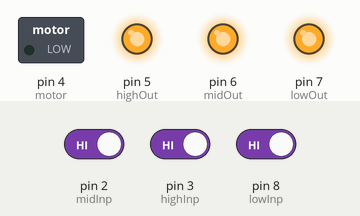
A sketch run on a simulated Arduino Uno, built with avr-gcc and run on an emulated ATmega328P. On the bench: switched loads named in the sketch (green lamp = pin HIGH), output pins drawn as LEDs (lit = HIGH). Inputs (shaded band) come from the test bench; at power-on: pin 8 (lowInp) HIGH, pin 3 (highInp) HIGH, pin 2 (midInp) HIGH. What the sketch prints to the serial monitor is not drawn.

Above: at 1.2 s.
1.3 s: pin 8 (lowInp) driven LOW
At 2.25 s:
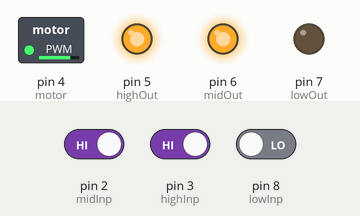
4.3 s: pin 3 (highInp) driven LOW
At 4.8 s:
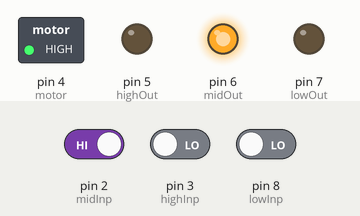
5.8 s: pin 2 (midInp) driven LOW
At 6.6 s:
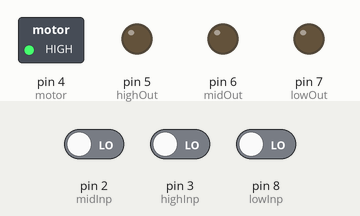
7.3 s: pin 8 (lowInp) driven HIGH
At 8.5 s:
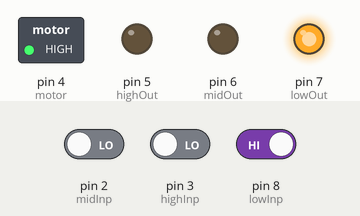
8.8 s: pin 2 (midInp) driven HIGH
At 9.9 s:
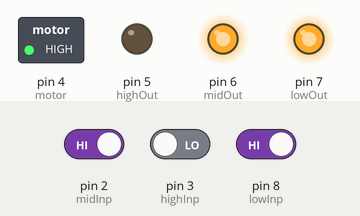
10.3 s: pin 2 (midInp) driven LOW and pin 3 (highInp) driven HIGH and pin 8 (lowInp) driven LOW
At 10.63 s:
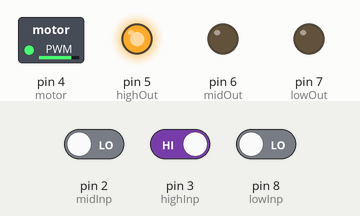
Timing chart, 0 to 14.3 s (numbered marks = the images above; inputs shaded):
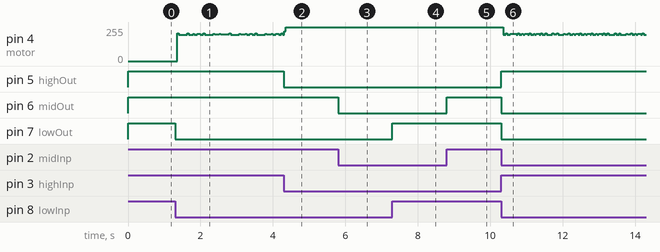

Measured:
- after the input at 1.3 s, pin 7 (lowOut): HIGH → LOW at once
- after the input at 4.3 s, pin 5 (highOut): HIGH → LOW at once
- after the input at 5.8 s, pin 6 (midOut): HIGH → LOW at once
- after the input at 7.3 s, pin 7 (lowOut): LOW → HIGH at once
- after the input at 8.8 s, pin 6 (midOut): LOW → HIGH at once
- after the input at 10.3 s, pin 5 (highOut): LOW → HIGH at once; pin 6 (midOut), pin 7 (lowOut): HIGH → LOW at once

The sketch:

Smart_Motor_Pump_System.ino
```cpp
int highInp = 3;
int midInp = 2;
int lowInp = 8;

int motor = 4;

int highOut = 5;
int midOut = 6;
int lowOut = 7;

boolean motorOn = false;
int startTime = 0;
boolean disableMotor = false;
int bufferTime = 10000; // 10 seconds, use 60000 for 1 min
void setup() {
  // put your setup code here, to run once:
  pinMode(highInp, INPUT);
  pinMode(midInp, INPUT);
  pinMode(lowInp, INPUT);

  pinMode(motor, OUTPUT);

  pinMode(highOut, OUTPUT);
  pinMode(midOut, OUTPUT);
  pinMode(lowOut, OUTPUT);

   Serial.begin(115200);
}

void loop() {
   // print the results to the Serial Monitor:
  Serial.print("High Input = ");
  Serial.print(digitalRead(highInp));
  Serial.print("\n Mid Input = ");
  Serial.println(digitalRead(midInp));
  Serial.print("\n Low Input  = ");
  Serial.println(digitalRead(lowInp));

  Serial.println(millis());

  // put your main code here, to run repeatedly:
  if(digitalRead(highInp) == 0)
  {
    digitalWrite(highOut, LOW);
  }
  if(digitalRead(highInp) == 1)
  {
    digitalWrite(motor, LOW); // motor off
    motorOn = false;
    startTime = millis();
    digitalWrite(highOut, HIGH);
  }
  if(digitalRead(midInp) == 0)
  {
    digitalWrite(midOut, LOW);
  }
  if(digitalRead(midInp) == 1)
  {
    digitalWrite(midOut, HIGH);
  }
  if(digitalRead(lowInp) == 0)
  {
    //if motor disable is true do noting else do this
        Serial.println(disableMotor);
        digitalWrite(lowOut, LOW);
    if (!disableMotor) {
            Serial.print("counter: ");
            Serial.println(( millis() - startTime ) >= 10000);
        if (!motorOn) {
            digitalWrite(motor, HIGH); // motor on
            motorOn = true;
            startTime = millis();
          }else {

             if (( millis() - startTime ) >= bufferTime) {
                //disable motor and turn off motor
                digitalWrite(motor, LOW);
                disableMotor = true;
                motorOn = false;
                Serial.println("Motor is Disabled Restart Controller");
              }else {
                digitalWrite(motor, HIGH);
              }
            }
          } else {
            digitalWrite(motor, LOW);
            Serial.println("Motor is disabled");
            }
  }
  if(digitalRead(lowInp) == 1)
  {
    digitalWrite(lowOut, HIGH);
  }
}
```
